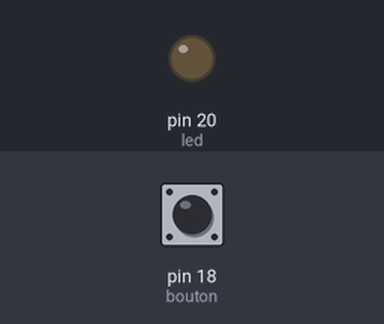
A program run on a simulated MicroPython board. Shown: output pins drawn as LEDs (lit = HIGH). Dashed ring = blinking. The inputs (shaded band) are chosen by the test bench; at power-on: pin 18 (bouton) LOW.

Above: at 1.2 s.
1.3 s: pin 18 (bouton) pulled HIGH for 0.15 s
At 1.65 s:
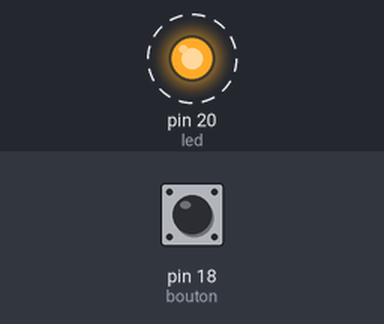
4.3 s: pin 18 (bouton) pulled HIGH for 1 s
6.8 s: pin 18 (bouton) pulled HIGH for 3.2 s
At 7.38 s:
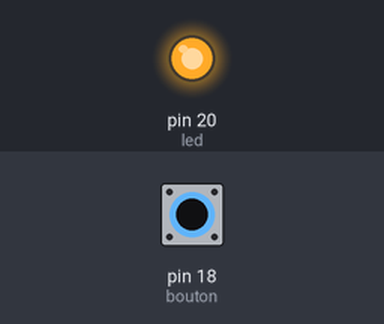
Timing chart, 0 to 17.5 s (numbered marks = the images above; inputs shaded):
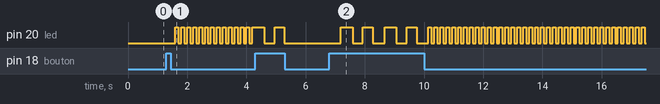

Measured:
- after the input at 1.3 s, pin 20 (led): alternates HIGH for 0.10 s and LOW for 0.10 s, starting after 0.30 s
- after the input at 6.8 s, pin 20 (led): LOW → HIGH after 0.39 s, → LOW 0.40 s later, → HIGH 0.35 s later, → LOW 0.33 s later, … (82 changes in this stretch)

The program:

GlignotementLed_avec_BoutonPoussoir.py
```python
import machine
from utime import sleep

bouton = machine.Pin(18, machine.Pin.IN, machine.Pin.PULL_DOWN)
led = machine.Pin(20, machine.Pin.OUT)

clic = 0
frequence = 0

while True:

    if bouton.value() == 1:
        clic = clic + 1
        sleep(0.3)

        if clic == 1:
            frequence = 5
        elif clic == 2:
            frequence = 10
        elif clic == 3:
            frequence = 16
        elif clic == 4:
            frequence = 0
            clic = 0

    if frequence == 5:
        led.toggle()
        sleep(1 / (2 * 5))

    elif frequence == 10:
        led.toggle()
        sleep(1 / (2 * 10))

    elif frequence == 16:
        led.toggle()
        sleep(1 / (2 * 16))

    else:
        led.value(0)
        sleep(0.1)
```
